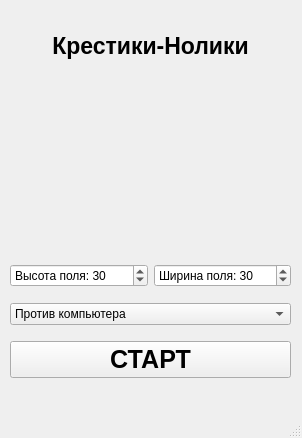
<?xml version="1.0" encoding="UTF-8"?>
<ui version="4.0">
 <class>MainWindow</class>
 <widget class="QMainWindow" name="MainWindow">
  <property name="geometry">
   <rect>
    <x>0</x>
    <y>0</y>
    <width>302</width>
    <height>438</height>
   </rect>
  </property>
  <property name="windowTitle">
   <string>MainWindow</string>
  </property>
  <widget class="QWidget" name="centralwidget">
   <widget class="QWidget" name="verticalLayoutWidget">
    <property name="geometry">
     <rect>
      <x>10</x>
      <y>10</y>
      <width>281</width>
      <height>381</height>
     </rect>
    </property>
    <layout class="QVBoxLayout" name="verticalLayout">
     <item>
      <widget class="QLabel" name="label">
       <property name="maximumSize">
        <size>
         <width>16777215</width>
         <height>51</height>
        </size>
       </property>
       <property name="font">
        <font>
         <pointsize>17</pointsize>
         <weight>75</weight>
         <bold>true</bold>
        </font>
       </property>
       <property name="text">
        <string>Крестики-Нолики</string>
       </property>
       <property name="alignment">
        <set>Qt::AlignCenter</set>
       </property>
      </widget>
     </item>
     <item>
      <layout class="QHBoxLayout" name="horizontalLayout_2">
       <item>
        <widget class="QLabel" name="label_2">
         <property name="maximumSize">
          <size>
           <width>161</width>
           <height>161</height>
          </size>
         </property>
         <property name="text">
          <string/>
         </property>
         <property name="textFormat">
          <enum>Qt::AutoText</enum>
         </property>
         <property name="scaledContents">
          <bool>true</bool>
         </property>
         <property name="alignment">
          <set>Qt::AlignCenter</set>
         </property>
        </widget>
       </item>
      </layout>
     </item>
     <item>
      <layout class="QHBoxLayout" name="horizontalLayout">
       <item>
        <widget class="QSpinBox" name="Height_box">
         <property name="prefix">
          <string>Высота поля: </string>
         </property>
         <property name="value">
          <number>30</number>
         </property>
        </widget>
       </item>
       <item>
        <widget class="QSpinBox" name="Width_box">
         <property name="suffix">
          <string/>
         </property>
         <property name="prefix">
          <string>Ширина поля: </string>
         </property>
         <property name="value">
          <number>30</number>
         </property>
        </widget>
       </item>
      </layout>
     </item>
     <item>
      <widget class="QComboBox" name="comboBox">
       <item>
        <property name="text">
         <string>Против компьютера</string>
        </property>
       </item>
       <item>
        <property name="text">
         <string>Друг против друга</string>
        </property>
       </item>
      </widget>
     </item>
     <item>
      <widget class="QPushButton" name="startButton">
       <property name="font">
        <font>
         <pointsize>19</pointsize>
         <weight>75</weight>
         <italic>false</italic>
         <bold>true</bold>
         <kerning>true</kerning>
        </font>
       </property>
       <property name="text">
        <string>СТАРТ</string>
       </property>
      </widget>
     </item>
    </layout>
   </widget>
  </widget>
  <widget class="QMenuBar" name="menubar">
   <property name="geometry">
    <rect>
     <x>0</x>
     <y>0</y>
     <width>302</width>
     <height>21</height>
    </rect>
   </property>
  </widget>
  <widget class="QStatusBar" name="statusbar"/>
 </widget>
 <resources>
  <include location="logoqrc.qrc"/>
  <include location="res.qrc"/>
 </resources>
 <connections/>
</ui>
